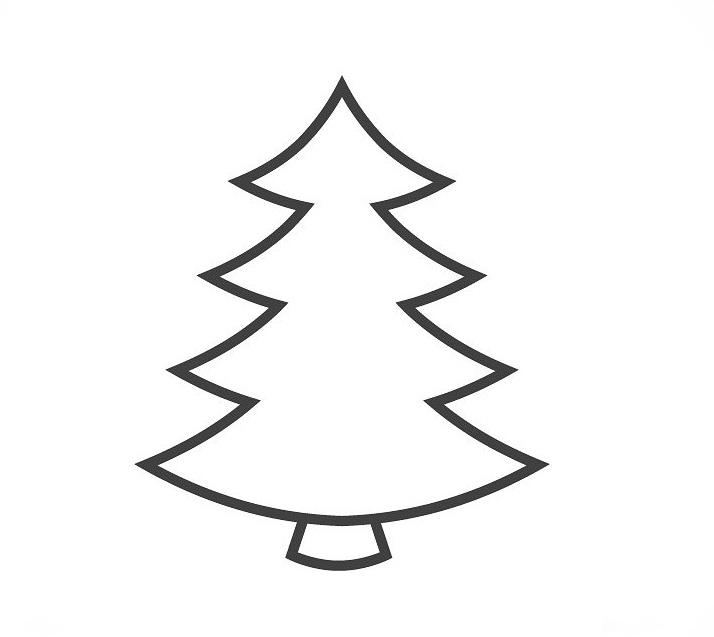
#> input picture trace/images/ctree.jpg, 714 x 637 px
$ python maptrace.py images/ctree.jpg   (older library calls are emulated)
#> lines starting #> are read from the running program, lines starting #| are printed output that depends on the picture; after the words box and inside, x2 and y2 are one past the last pixel; in counts of white or black regions, pixels touching at a corner belong together
#> in main, input_image is the input picture: PIL image 714x637 RGB; min 10, max 255, mean 245.9
# -*- encoding: utf-8 -*-

from __future__ import print_function

import sys, re, os, argparse, heapq
from datetime import datetime
from collections import namedtuple, defaultdict
import numpy as np
from PIL import Image
from scipy import ndimage

######################################################################

DIR_RIGHT = 0
DIR_DOWN = 1
DIR_LEFT = 2
DIR_UP = 3

NEIGHBOR_OFFSET = np.array([
    [ 0, 1 ],
    [ 1, 0 ],
    [ 0, -1 ],
    [ -1, 0 ]
])

TURN_RIGHT = np.array([ DIR_DOWN, DIR_LEFT, DIR_UP, DIR_RIGHT ])
TURN_LEFT = np.array([ DIR_UP, DIR_RIGHT, DIR_DOWN, DIR_LEFT ])

VMAP_OFFSET = np.array([
    [ -1, 0, 0 ],
    [ 0, 0,  1 ],
    [ 0, 0,  0 ],
    [ 0, -1, 1 ]
])

DIAG_OFFSET = NEIGHBOR_OFFSET + NEIGHBOR_OFFSET[TURN_LEFT]
OPP_OFFSET = NEIGHBOR_OFFSET[TURN_LEFT]

CROSS_ELEMENT = np.array([[0,1,0],[1,1,1],[0,1,0]],dtype=np.bool)
BOX_ELEMENT = np.ones((3,3), dtype=np.bool)

######################################################################
# Some helper classes

EdgeInfo = namedtuple('EdgeInfo', ['node0', 'node1', 'label0', 'label1'])
EdgeRef = namedtuple('EdgeRef', ['edge_index', 'opp_label', 'step'])

######################################################################
# Class to store boundary representation for our map

class BoundaryRepresentation(object):

    def __init__(self):

        # list of nodes (points) or None for deleted
        self.node_list = []

        # list of sets of edge indices
        self.node_edges = []

        # list of point arrays (or empty for deleted edges)
        self.edge_list = []

        # list of EdgeInfo (or None for deleted edges)
        self.edge_infolist = []

        # map from point to node index
        self.node_lookup = dict()

        # map from EdgeInfo to edge index
        self.edge_lookup = dict()

        # map from label to list of list of EdgeRef
        self.label_lookup = defaultdict(list)

        # a list of left-right convex boundaries
        self.convex_bounds = []

    def lookup_node(self, point, insert=False):

        key = tuple(map(float, point))

        if insert and key not in self.node_lookup:
            node_idx = len(self.node_list)
            self.node_list.append(point.copy())
            self.node_edges.append(set())
            self.node_lookup[key] = node_idx
        else:
            node_idx = self.node_lookup[key]

        return node_idx

    def add_edges(self, cur_label, contour_edges):

        edge_refs = []

        for opp_label, edge in contour_edges:

            assert cur_label != opp_label
            assert cur_label != 0

            label0 = min(cur_label, opp_label)
            label1 = max(cur_label, opp_label)

            if label0 == cur_label:
                step = 1
            else:
                step = -1

            edge_to_add = edge[::step]

            node0 = self.lookup_node(edge_to_add[0], insert=True)
            node1 = self.lookup_node(edge_to_add[-1], insert=True)

            edge_info = EdgeInfo(node0, node1, label0, label1)

            if edge_info in self.edge_lookup:

                edge_idx = self.edge_lookup[edge_info]

                stored_edge = self.edge_list[edge_idx]

                assert self.edge_infolist[edge_idx] == edge_info
                assert np.all(stored_edge == edge_to_add)
                assert edge_idx in self.node_edges[node0]
                assert edge_idx in self.node_edges[node1]

            else:

                edge_idx = len(self.edge_list)
                self.edge_list.append( edge_to_add )
                self.edge_infolist.append( edge_info )

                self.edge_lookup[edge_info] = edge_idx

                self.node_edges[node0].add( edge_idx )
                self.node_edges[node1].add( edge_idx )

            edge_refs.append(EdgeRef(edge_idx, opp_label, step))

        self.label_lookup[cur_label].append( edge_refs)

    # [156 lines left out: functions replace_endpoints, merge_nodes, not called in this run]

    def center_image(self, opts):
        new_center = (opts.center, opts.center)
        new_scale = opts.scale
        # given the image, center such that everything is within the
        # bounding box of (100, 100) to (900, 900)
        min_X_coord = min([edgeset.min(axis=0)[0] for edgeset in self.edge_list if edgeset.any()])
        min_Y_coord = min([edgeset.min(axis=0)[1] for edgeset in self.edge_list if edgeset.any()])
        max_X_coord = max([edgeset.max(axis=0)[0] for edgeset in self.edge_list if edgeset.any()])
        max_Y_coord = max([edgeset.max(axis=0)[1] for edgeset in self.edge_list if edgeset.any()])

        center_X, center_Y = (min_X_coord + max_X_coord) / 2., (min_Y_coord + max_Y_coord) / 2.

        center = np.array([[center_X, center_Y]])
        new_center = np.array(new_center).reshape(1, 2)
        print("Center: ", center)
        scale = new_scale / max(max_X_coord - min_X_coord, max_Y_coord - min_Y_coord)
        print("Scale: ", scale)

        for i in range(len(self.edge_list)):
            if self.edge_list[i].any():
                self.edge_list[i] = (self.edge_list[i] - center) * scale + new_center

        for i in range(len(self.node_list)):
            if self.node_list[i] is not None:
                self.node_list[i] = (self.node_list[i] - center) * scale + new_center

    def find_convex_boundary(self, opts):
        image_height = opts.image_size
        grid_height = opts.grid_size
        for k, y in enumerate(range(0, image_height, grid_height)):
            min_intersect = 1e9; max_intersect = -1e9
            for i in range(len(self.edge_list) - 1):
                edgeset = self.edge_list[i+1]
                if ((opts.center - opts.scale // 2) in edgeset) or ((opts.center + opts.scale // 2) in edgeset):
                    continue
                if not edgeset.any():
                    continue
                for j, _ in enumerate(edgeset):
                    first, second = edgeset[j], edgeset[(j+1) % len(edgeset)]
                    if (first[1] - y) * (second[1] - y) > 0:
                        # this segment does not intersect
                        pass
                    elif (first[1] - y) * (second[1] - y) == 0:
                        # either of the points are on the line y
                        if (first[1] - y) == 0:
                            min_intersect = min(first[0], min_intersect)
                            max_intersect = max(first[0], max_intersect)
                        if (second[1] - y) == 0:
                            min_intersect = min(second[0], min_intersect)
                            max_intersect = max(second[0], max_intersect)
                    else: # it clearly intersects
                        # assume t * b1 + (1-t) * b2 = y
                        t = (y - second[1]) / (first[1] - second[1])
                        intersection_point = first[0] * t + second[0] * (1-t)
                        min_intersect = min(intersection_point, min_intersect)
                        max_intersect = max(intersection_point, max_intersect)

            if min_intersect <= image_height and max_intersect >= 0:
                # assume this image is connected in the Y direction.
                if (len(self.convex_bounds) // 2) % 2 == 0:
                    self.convex_bounds += [[min_intersect + opts.grid_size // 2, y],
                                           [max_intersect - opts.grid_size // 2, y]]
                else: # put every odd point in the opposite direction
                    self.convex_bounds += [[max_intersect - opts.grid_size // 2, y],
                                           [min_intersect + opts.grid_size // 2, y]]

        self.convex_bounds = np.array(self.convex_bounds, dtype='uint8')

    # [105 lines left out: functions save_debug_image, filter_type, confirm, not called in this run]

######################################################################
# Parse command-line options, return namespace containing results

def get_options():

    parser = argparse.ArgumentParser(
        formatter_class=argparse.ArgumentDefaultsHelpFormatter)

    parser.add_argument('image', type=argparse.FileType('rb'),
                        metavar='IMAGE.png', nargs='?',
                        help='image to approximate')

    parser.add_argument('-z', '--zoom', type=float, metavar='ZOOM',
                        default=1.0,
                        help='amount to resize image on load')

    parser.add_argument('-t', '--threshold', type=int, metavar='T',
                        default=64,
                        help='intensity threshold for outlines')

    parser.add_argument('-a', '--alpha-threshold', type=int, metavar='T',
                        default=127,
                        help='threshold for alpha channel')

    parser.add_argument('-C', '--connectivity', choices=('4','8'),
                        default='4',
                        help='connectivity of non-outline regions')

    parser.add_argument('-f', '--filter', type=filter_type, default=None,
                        help='filter for preprocessing outline map '
                        'after thresholding but before connected '
                        'component analysis; must be of the format '
                        '(erode|dilate|open|close):(box|cross),ITERATIONS '
                        'e.g., erode:cross,1')

    parser.add_argument('-e', '--edge-tol', type=float, metavar='E',
                        default='1.42',
                        help='tolerance in px for simplifying edges')

    parser.add_argument('-n', '--node-tol', type=float, metavar='N',
                        default=0,
                        help='tolerance in px for merging nodes')

    parser.add_argument('-o', '--output-file', type=str, metavar='FILENAME.svg',
                        default=None,
                        help='output SVG file name')

    parser.add_argument('-s', '--stroke-width', type=float, metavar='S',
                        default=1.0,
                        help='output SVG stroke width')

    parser.add_argument('-b', '--bg-stroke-width', type=float, metavar='S',
                        default=None,
                        help='output SVG stroke width for largest region')

    parser.add_argument('-d', '--debug-images', action='store_true',
                        help='generate debug images')

    parser.add_argument('-D', '--allow-dark-colors', action='store_true',
                        help='flag to prevent applying grayscale threshold '
                        'to image supplied with -c')

    parser.add_argument('-m', '--min-area', type=int, metavar='A',
                        default=1, help='minimum region area in pixels')

    parser.add_argument('-c', '--color-image', type=argparse.FileType('rb'),
                        default=None, help='image to supply color for output map')

    parser.add_argument('-q', '--color-quantize-bits', type=int,
                        default=8, help='quantization for finding region '
                        'colors with -c')

    parser.add_argument('-r', '--random-colors', action='store_true',
                        help='color regions randomly')

    parser.add_argument('-R', '--random-seed', type=int,
                        help='random seed for colors')

    parser.add_argument('-y', '--overwrite', action='store_true',
                        help='overwrite output')

    parser.add_argument('-g', '--grid-size', action='store_true',
                        default=25, help='Set grid size of the pancake batter')

    parser.add_argument('-I', '--image-size', action='store_true',
                        default=256, help='Set image size after rescaling')

    parser.add_argument('-x', '--center', action='store_true',
                        default=127, help='Set image center after rescaling')

    parser.add_argument('-O', '--scale', action='store_true',
                        default=240, help='Set image scale after rescaling')

    opts = parser.parse_args()

    if opts.image is None:
        if opts.color_image is None:
            print('error: must provide image filename or set color image with -c')
            sys.exit(1)
        else:
            opts.image = open(opts.color_image.name, 'rb')

    basename = os.path.basename(opts.image.name)
    opts.basename, _ = os.path.splitext(basename)

    if opts.bg_stroke_width is None:
        opts.bg_stroke_width = opts.stroke_width

    if opts.output_file is None:
        opts.output_file = opts.basename + '.svg'

    if os.path.exists(opts.output_file) and not opts.overwrite:
        if not confirm(opts.output_file + ' exists. Overwrite?'):
            print('will not overwite output, exiting')
            sys.exit(1)

    return opts

######################################################################
# Downsample pixel values, rounding to center of bins.

# [11 lines left out: function quantize, not called in this run]

######################################################################
# Pack RGB triplets into ints

def pack_rgb(rgb):

    orig_shape = None

    if isinstance(rgb, np.ndarray):
        assert rgb.shape[-1] == 3
        orig_shape = rgb.shape[:-1]
    else:
        assert len(rgb) == 3
        rgb = np.array(rgb)

    rgb = rgb.astype(int).reshape((-1, 3))

    packed = (rgb[:, 0] << 16 |
              rgb[:, 1] << 8 |
              rgb[:, 2])

    if orig_shape is None:
        return packed
    else:
        return packed.reshape(orig_shape)

######################################################################
# Unpack ints to RGB triplets

# [34 lines left out: functions unpack_rgb, get_dominant_color, not called in this run]

######################################################################
# Save a debug image if allowed

def save_debug_image(opts, name, image):

    if not opts.debug_images:
        return

    if isinstance(image, np.ndarray):

        if image.dtype == np.bool:
            image = (image.astype(np.uint8) * 255)

        if len(image.shape) == 2:
            mode = 'L'
        else:
            mode = 'RGB'

        image = Image.fromarray(image, mode)

    filename = opts.basename + '_debug_' + name + '.png'
    image.save(filename)

    print('wrote', filename)

######################################################################
# Open an input image and get the RGB colors as well as the mask

def get_mask(input_image, opts):

    rgb = input_image
    alpha = None

    if (rgb.mode == 'LA' or
        (rgb.mode == 'P' and 'transparency' in rgb.info)):
        rgb = rgb.convert('RGBA')

    if rgb.mode == 'RGBA':
        alpha = np.array(rgb.split()[-1])

    rgb = rgb.convert('RGB')
    rgb = np.array(rgb)

    gray = rgb.max(axis=2)

    mask = (gray > opts.threshold)
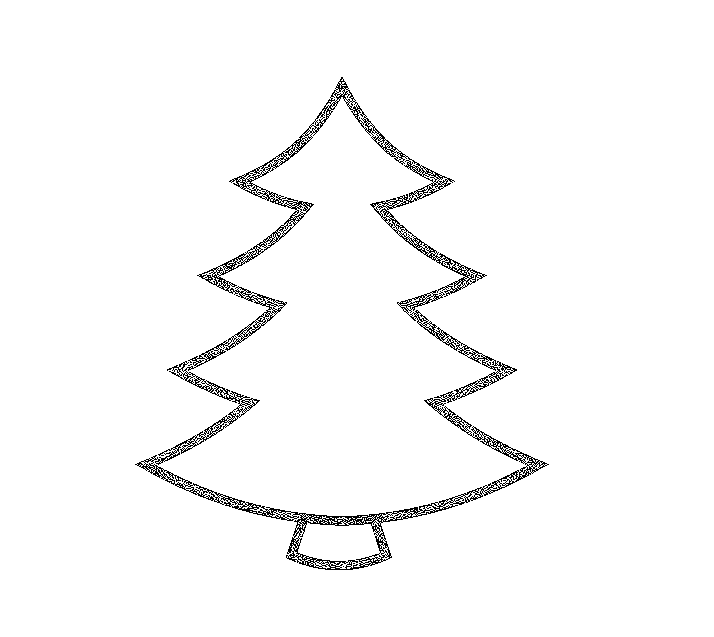
#> mask: shape (637, 714) bool; 97.4% white; black in thin lines or dots, all inside (x1, y1, x2, y2) = (135, 77, 549, 570)

    if alpha is not None:
        mask = mask | (alpha < opts.alpha_threshold)

    save_debug_image(opts, 'mask', mask)

    if opts.filter is not None:
        print('applying filter:', opts.filter[0])
        mask = opts.filter[1](mask)
        save_debug_image(opts, 'mask_filtered', mask)

    return mask

######################################################################

def printp(*args):
    print(*args, end='')
    sys.stdout.flush()

######################################################################

def get_labels_and_colors(mask, opts):

    if opts.connectivity == '8':
        structure = BOX_ELEMENT
    else:
        structure = CROSS_ELEMENT

    labels, num_labels = ndimage.label(mask, structure=structure)
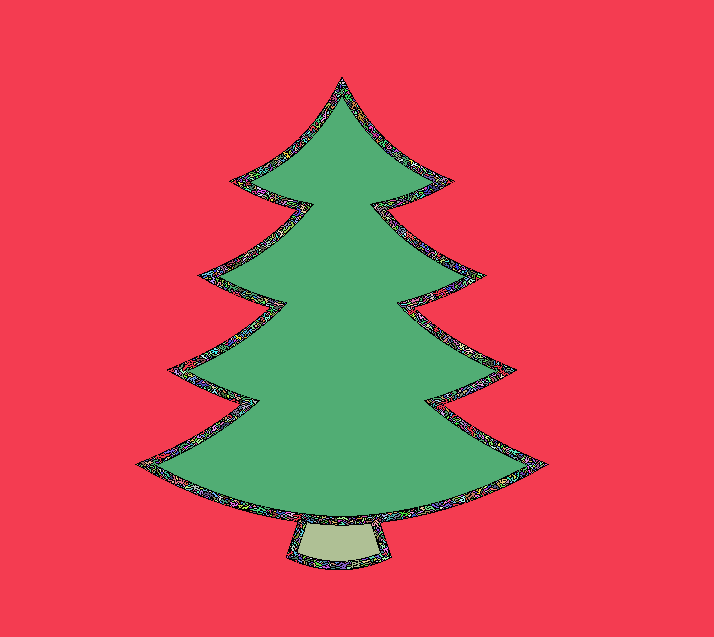
#> labels: shape (637, 714) int32; 2251 distinct labels, from 0 to 2250; one colour per label, 0 black
#> num_labels = 2250
    print('found {} labels'.format(num_labels))
#| found 2250 labels

    unlabeled = ~mask


    printp('computing areas... ')
    start = datetime.now()

    areas, bins = np.histogram(labels.flatten(),
                               bins=num_labels,
                               range=(1, num_labels+1))
#> areas = 2250 values, max 360322 at index 0, min 1 at index 4, mean 196.9; bins = 2251 values from 1 to 2251

    elapsed = (datetime.now() - start).total_seconds()

    print('finished computing areas in {} seconds.'.format(elapsed))

    idx = np.hstack( ([0], np.argsort(-areas)+1) )
#> idx = 2251 values, max 2250 at index 564, min 0 at index 0, mean 1125

    replace = np.zeros_like(idx)
    replace[idx] = range(len(idx))

    labels = replace[labels]
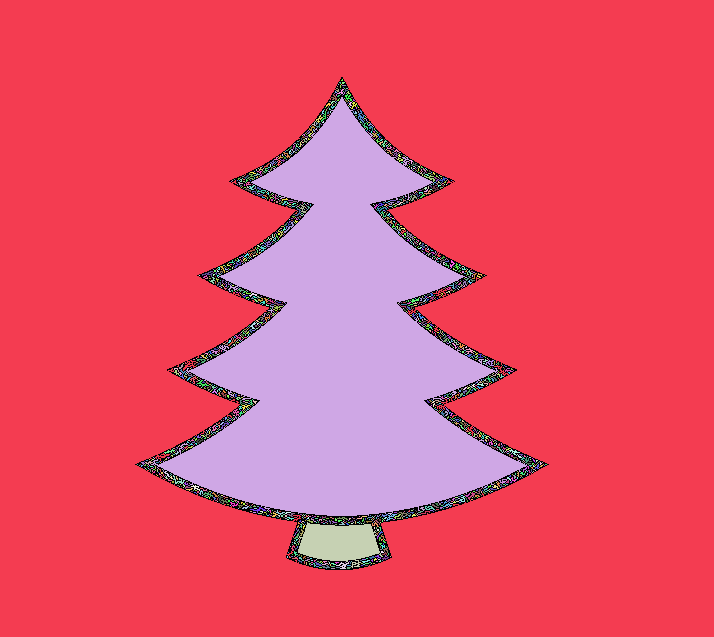
#> labels: shape (637, 714) int64; 2251 distinct labels, from 0 to 2250; one colour per label, 0 black
    areas = areas[idx[1:]-1]
#> areas = 2250 values, max 360322 at index 0, min 1 at index 1216, mean 196.9

    print('min area is {}, max is {}'.format(areas[-1], areas[0]))
#| min area is 1, max is 360322

    if opts.min_area > areas[-1]:
        print('killing all labels with area < {} px'.format(opts.min_area))
        kill_labels = np.nonzero(areas < opts.min_area)[0]
        num_labels = kill_labels.min()
        kill_mask = (labels > num_labels)
        save_debug_image(opts, 'kill_labels', kill_mask)
        unlabeled = unlabeled | kill_mask
        print('killed {} labels, now at {} total'.format(
            len(kill_labels), num_labels))

    colors = 255*np.ones((num_labels+1,3), dtype=np.uint8)

    if opts.color_image is not None:
        color_image = Image.open(opts.color_image)
        labels_size = labels.shape[::-1]
        if color_image.size != labels_size:
            color_image = color_image.resize(labels_size, Image.NEAREST)
        color_image = np.array(color_image.convert('RGB'))
        print('assigning colors from {}...'.format(opts.color_image.name))
        slices = ndimage.find_objects(labels, num_labels)
        for label, (yslc, xslc) in zip(range(1, num_labels+1), slices):
            print('  coloring label {}/{}'.format(label, num_labels))
            lmask = (labels[yslc,xslc] == label)
            crect = color_image[yslc,xslc]
            if not opts.allow_dark_colors:
                lmask = lmask & (crect.max(axis=2) > opts.threshold)
            if not np.any(lmask):
                print('no colors available for label {}, '
                      'try running with -D?'.format(label))
            else:
                colors[label] = get_dominant_color(crect[lmask],
                                                   opts.color_quantize_bits)
    elif opts.random_colors:

        if opts.random_seed is not None:
            np.random.seed(opts.random_seed)

        colors = np.random.randint(128, size=(num_labels+1,3),
                                   dtype=np.uint8) + 128
        colors[0,:] = 255

    save_debug_image(opts, 'regions', colors[labels])

    printp('running DT... ')

    start = datetime.now()


    result = ndimage.distance_transform_edt(unlabeled,
                                            return_distances=opts.debug_images,
                                            return_indices=True)

    if opts.debug_images:
        dist, idx = result
        dist /= dist.max()
        dist = (dist*255).astype(np.uint8)
        save_debug_image(opts, 'dist', dist)
    else:
        idx = result

    elapsed = (datetime.now() - start).total_seconds()
    print('ran DT in {} seconds'.format(elapsed))

    labels = labels[tuple(idx)]
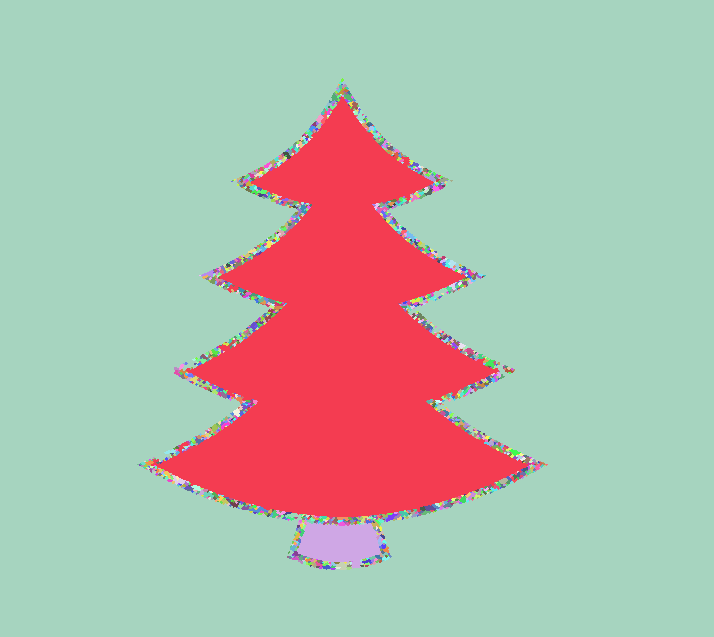
#> labels: shape (637, 714) int64; 2250 distinct labels, from 1 to 2250; one colour per label, 0 black
    assert not np.any(labels == 0)

    labels_big = np.zeros((labels.shape[0]+2,labels.shape[1]+2),
                          dtype=labels.dtype)

    labels_big[1:-1,1:-1] = labels
#> labels_big: shape (639, 716) int64; 2251 distinct labels, from 0 to 2250

    start = datetime.now()
    printp('finding objects... ')
    slices = ndimage.find_objects(labels, num_labels)
#> slices = 2250 items
#> (the rest of the program and of its run is left out)
